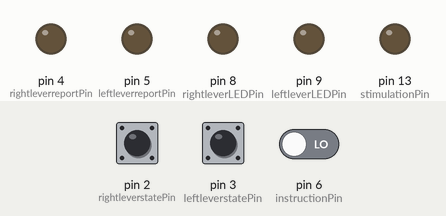
Recording of a sketch running on a simulated Arduino Uno, built with avr-gcc and run on an emulated ATmega328P. Parts: output pins drawn as LEDs (lit = HIGH). The test bench sets the inputs (shaded band); at power-on: pin 6 (instructionPin) LOW, pin 2 (rightleverstatePin) LOW, pin 3 (leftleverstatePin) LOW.

Above: at 1.2 s.
1.3 s: pin 6 (instructionPin) driven HIGH
At 1.9 s:
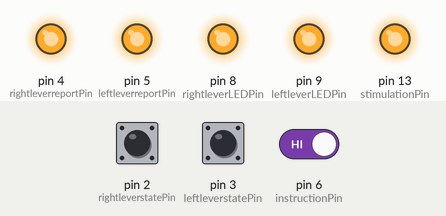
2.8 s: pin 2 (rightleverstatePin) pulled HIGH for 0.15 s
At 2.87 s:
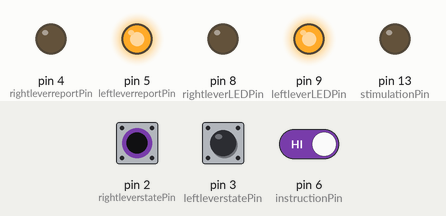
4.4 s: pin 3 (leftleverstatePin) pulled HIGH for 0.15 s
At 4.47 s:
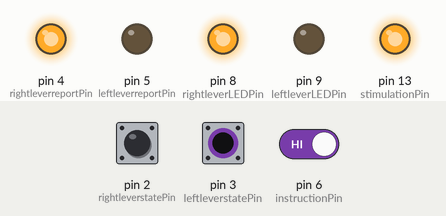
6.0 s: pin 3 (leftleverstatePin) pulled HIGH for 3.2 s
At 10.4 s:
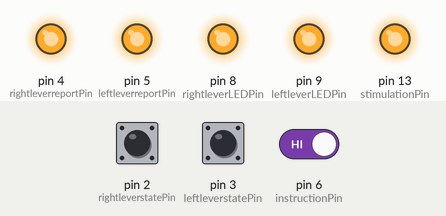
10.7 s: pin 2 (rightleverstatePin) pulled HIGH for 3.2 s
At 11.5 s:
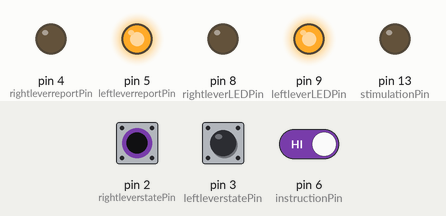
Timing chart, 0 to 15.4 s (numbered marks = the images above; inputs shaded):
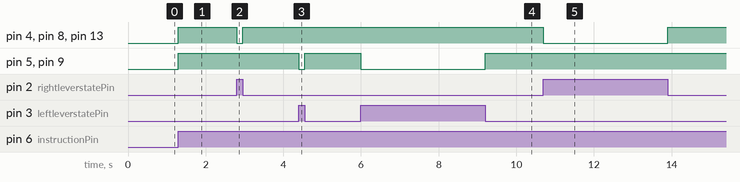

The sketch:

2Lever_stimulation_off_Choi.ino
```cpp
// Lever-pressing Optogenetic stimulation

#define instructionPin 6
#define stimulationPin 13
#define rightleverstatePin 2
#define leftleverstatePin 3
#define rightleverreportPin 4
#define leftleverreportPin 5
#define rightleverLEDPin 8
#define leftleverLEDPin 9
int rightleverstate = 0;
int leftleverstate = 0;

void setup() {
  pinMode(instructionPin,INPUT);   // Receives inputs from Bonsai-connected Arduino
  pinMode(stimulationPin,OUTPUT); // Triggers Output through LED driver
  pinMode(rightleverstatePin,INPUT); // Receives right (active) lever state
  pinMode(leftleverstatePin,INPUT); // Receives left (inactive) lever state
  pinMode(rightleverreportPin,OUTPUT); // Reports right (active) lever state to Bonsai
  pinMode(leftleverreportPin,OUTPUT); // Reports left (inactive) lever state to Bonsai
  pinMode(rightleverLEDPin,OUTPUT); // Reports right (active)lever state and turns on Red LED
  pinMode(leftleverLEDPin,OUTPUT); // Reports left (inactive) lever state and turns on Green LED
  Serial.begin(57600);
}

void loop() {

  while (digitalRead(instructionPin) == HIGH){
     // checks to see if Bonsai code started
  rightleverstate = digitalRead(rightleverstatePin);
  leftleverstate = digitalRead(leftleverstatePin);
    if (rightleverstate == HIGH) {
      // The right (active) lever is not pressed
    digitalWrite(rightleverreportPin, LOW); // Reports "lever-not-pressed" signal to Bonsai
    digitalWrite(stimulationPin, LOW);   // No ouputs to LED driver
    digitalWrite(rightleverLEDPin, LOW);   // Turns the Red LED off
  }
    else  {
       // The right (active) lever is pressed
    digitalWrite(rightleverreportPin, HIGH); // Reports "lever-pressed" signal to Bonsai
    digitalWrite(stimulationPin, HIGH);   // Trigger ouput to LED driver
    digitalWrite(rightleverLEDPin, HIGH);   // Turns the Red LED on
    }

   if (leftleverstate == HIGH) {
      // The left (inactive) lever is not pressed
    digitalWrite(leftleverreportPin, LOW); // Reports "lever-not-pressed" signal to Bonsai
    digitalWrite(leftleverLEDPin, LOW);   // Turns the Green LED off
  }
    else  {
       // The left (inactive) lever is pressed
    digitalWrite(leftleverreportPin, HIGH); // Reports "lever-pressed" signal to Bonsai
    digitalWrite(leftleverLEDPin, HIGH);   // Turns the Green LED on
    }
  }
  // No ouput and nothing is reported to Bonsai otherwise
  digitalWrite(rightleverreportPin, LOW);  // Reports "lever-not-pressed" signal to Bonsai
  digitalWrite(leftleverreportPin, LOW);  // Reports "lever-not-pressed" signal to Bonsai
  digitalWrite(stimulationPin, LOW);   // No output to LED driver
  digitalWrite(rightleverLEDPin, LOW);   // Turns the Red LED off
  digitalWrite(leftleverLEDPin, LOW);   // Turns the Green LED off
}
```

Measured:
- after the input at 1.3 s, pin 4 (rightleverreportPin), pin 5 (leftleverreportPin), pin 8 (rightleverLEDPin), pin 9 (leftleverLEDPin), pin 13 (stimulationPin): LOW → HIGH at once
- after the input at 2.8 s, pin 4 (rightleverreportPin), pin 8 (rightleverLEDPin), pin 13 (stimulationPin): HIGH → LOW at once, → HIGH 0.15 s later
- after the input at 4.4 s, pin 5 (leftleverreportPin), pin 9 (leftleverLEDPin): HIGH → LOW at once, → HIGH 0.15 s later
- after the input at 6.0 s, pin 5 (leftleverreportPin), pin 9 (leftleverLEDPin): HIGH → LOW at once, → HIGH 3.2 s later
- after the input at 10.7 s, pin 4 (rightleverreportPin), pin 8 (rightleverLEDPin), pin 13 (stimulationPin): HIGH → LOW at once, → HIGH 3.2 s later
